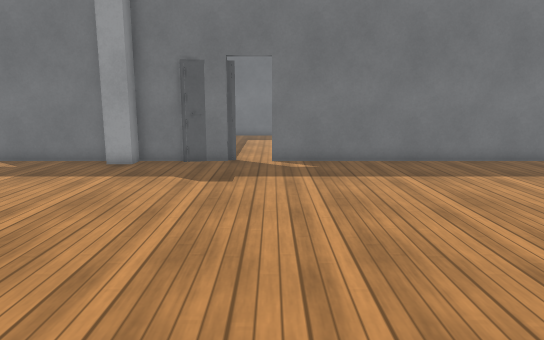
[1] (above)

18 first-person views from a walk through a world built for the Gazebo simulator. The camera is 1.2 m above the floor, tilts 10° down and sees 70° across. The floor is counted in squares, 0.5 m on a side. Each view is taken from the middle of a square. On the plan, view 1 faces up. The plan holds only what a view shows up to about 20 squares ahead; the rest is blank. The place goes on beyond the plan. Simple patterns stand in for the simulator's built-in surfaces.

[2]
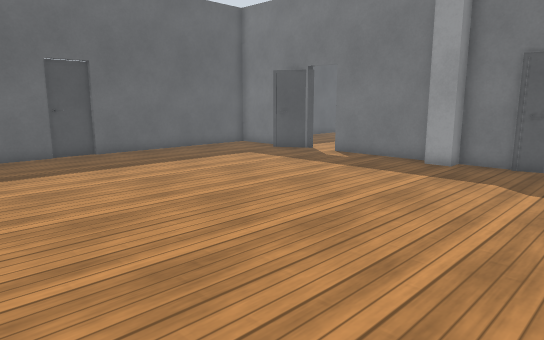

[3]
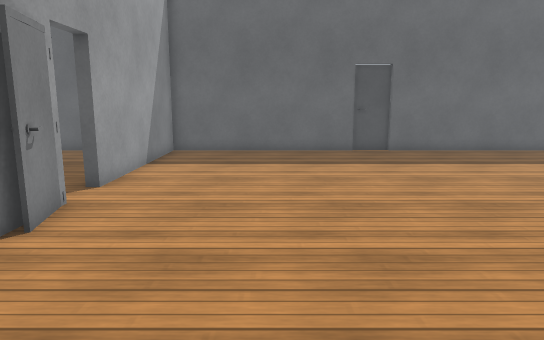

[4]
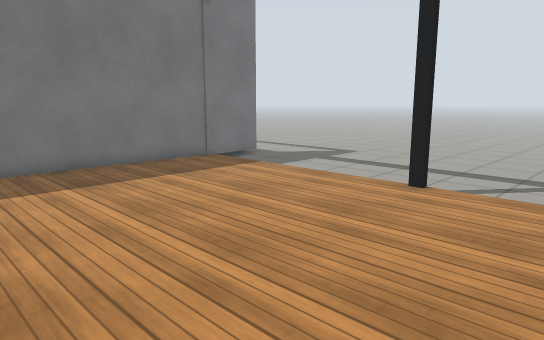

[5]
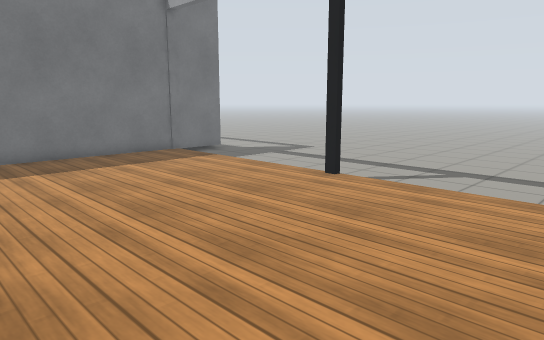

[6]
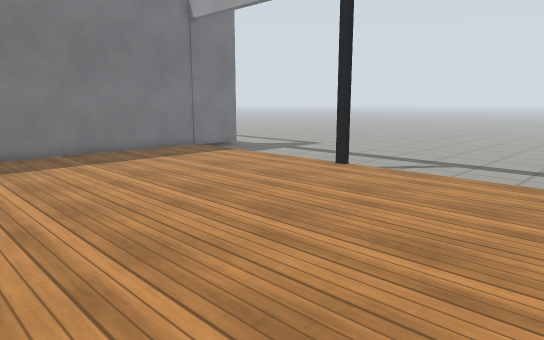

[7]
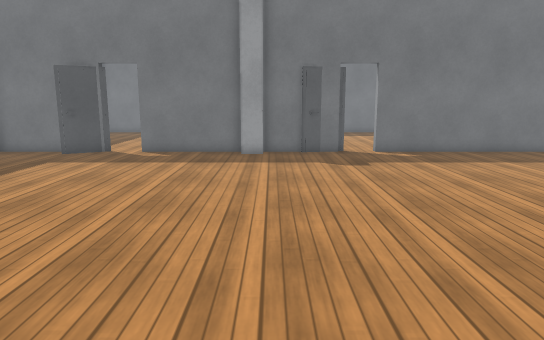

[8]
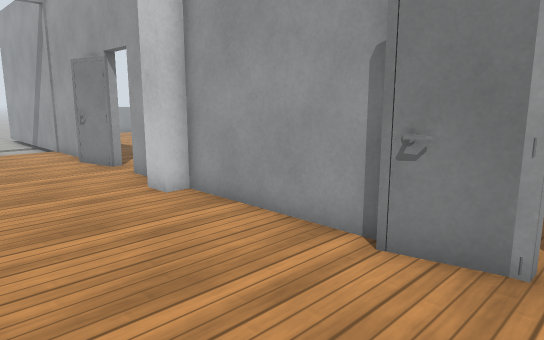

[9]
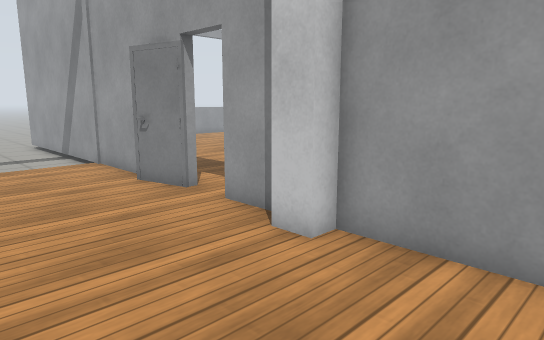

[10]
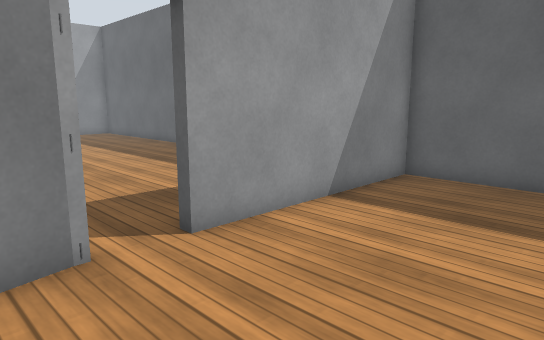

[11]
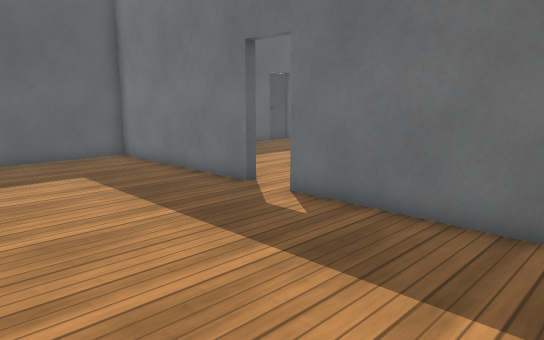

[12]
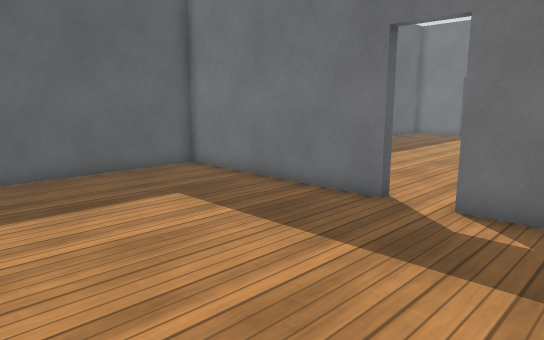

[13]
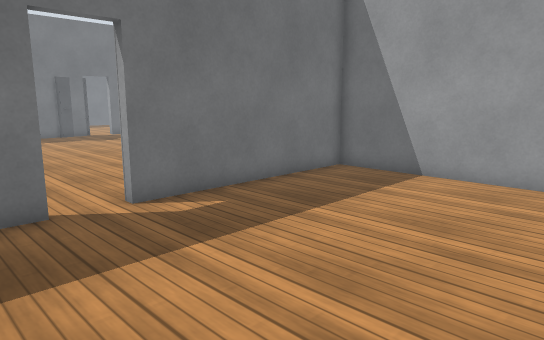

[14]
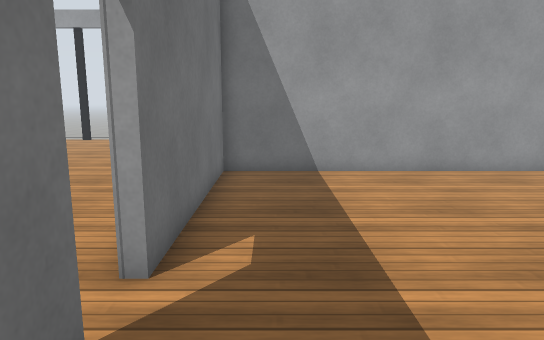

[15]
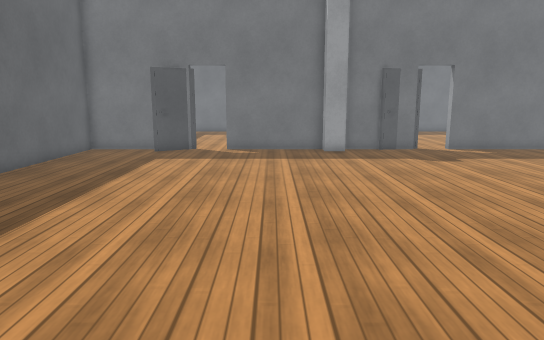

[16]
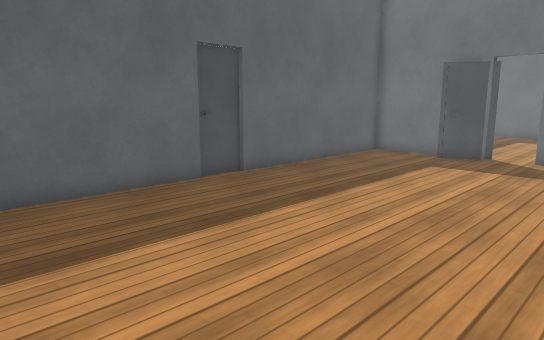

[17]
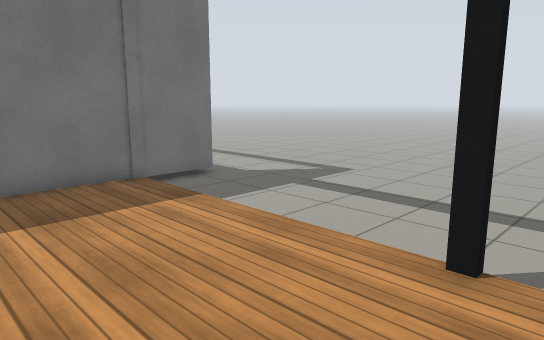

[18]
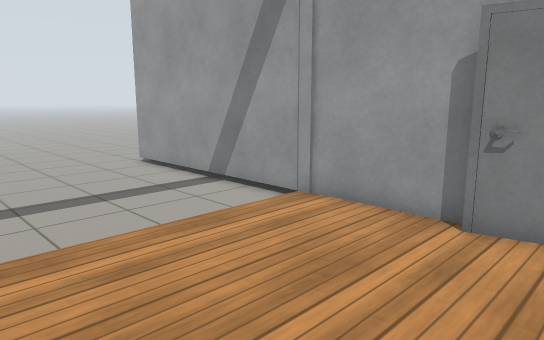

### Floor plan
Points are (right, up) in squares from view 1. A wall is a line through its corners. A room is listed if a view was taken in it or the views show most of it. See-through windows are left out.
Room 1 (views 1, 2, 3, 4, 5, 6, 7, 8, 9, 10, 16, 17, 18)
walls: (1.9, -3.9) (3.6, -3.9); (-1.8, 15.7) (-11.4, 15.7); (7.5, -3.9) (20.5, -3.9); (-8, -3.9) (0.3, -3.9); (14.6, 15.7) (0, 15.7) (0, 16.1); (-14.9, 15.7) (-18.2, 15.7) (-18.2, 6.8); (-18.2, 4.5) (-18.2, -3.9) (-9.8, -3.9)
ways out: opening at (-8, -4) to room 2; opening at (-12, 16); gap at (0, 16)
objects: door leaf (-18, 5) to (-18, 6); door leaf (-15, 15) to (-14, 15); white post (-6, 15) to (-5, 15); door leaf (-3, 15) to (-3, 16); white post (0, -4) to (1, -3); door leaf (7, -4) to (7, -3); black post (12, 6)
Room 2 (views 11, 12, 13, 14, 15)
walls: (-9.8, -3.9) (-9.8, -4.3) (-18.2, -4.3) (-18.2, -10.9); (0.4, -13.5) (0.4, -4.3) (-8, -4.3) (-8, -3.9)
ways out: opening at (-8, -4) to room 1
objects: door leaf (-7, -4)

Positions as (right, up) in squares from view 1, and headings:
1: (0, 0), facing up
2: (0, 0), facing up-left
3: (1, 1), facing left
4: (1, 1), facing up-right
5: (1, -2), facing up-right
6: (-1, -3), facing up-right
7: (-5, -3), facing up
8: (-9, 2), facing down-right
9: (-4, 2), facing down-right
10: (-6, 2), facing down-left
11: (-1, -12), facing up-left
12: (-5, -13), facing up-left
13: (-12, -13), facing up-right
14: (-13, -6), facing right
15: (-9, -4), facing up
16: (-8, -2), facing up-left
17: (6, 4), facing up-right
18: (5, 4), facing down-right
